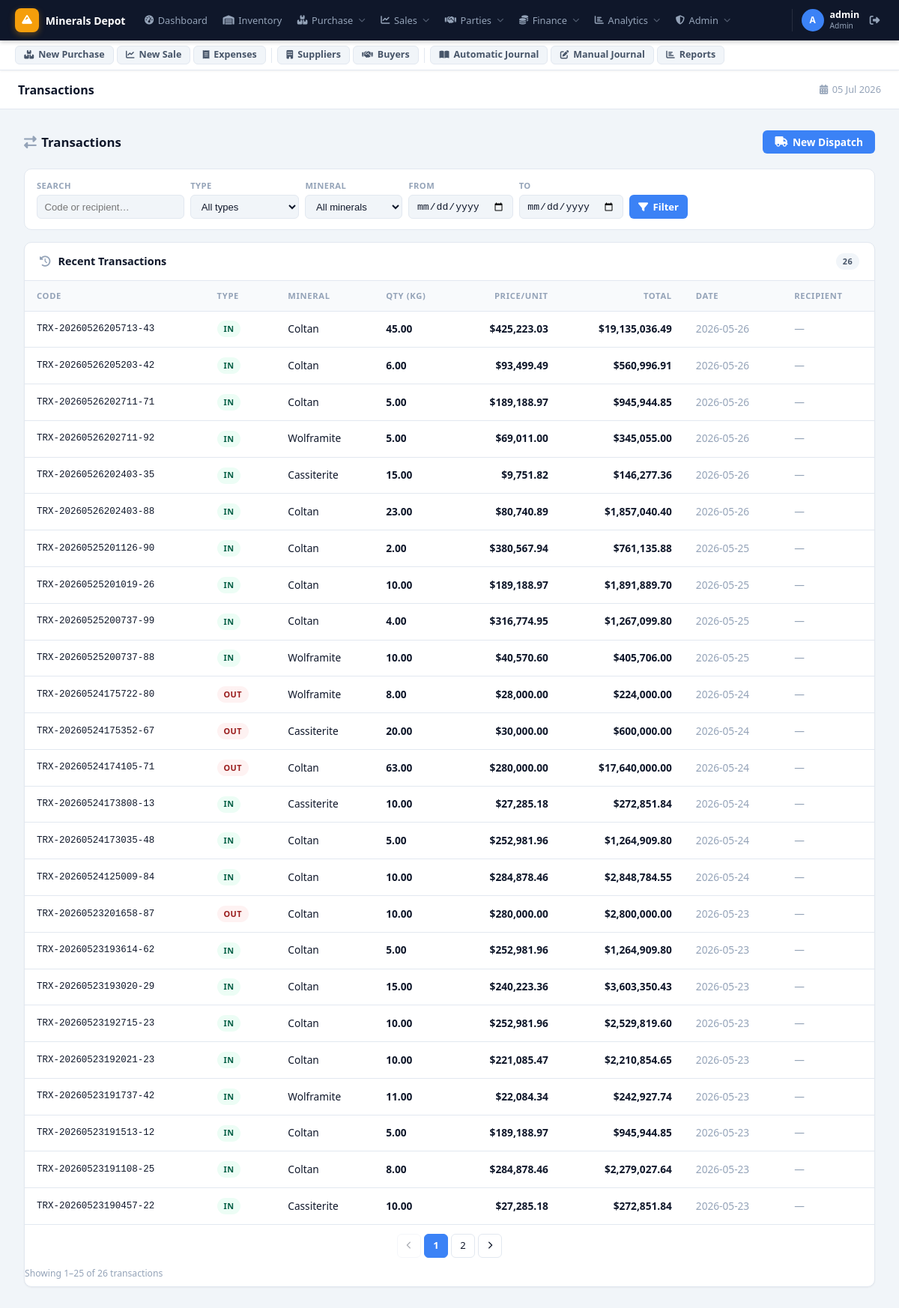
/transactions.php (signed in), run on an earlier commit of the app's database.
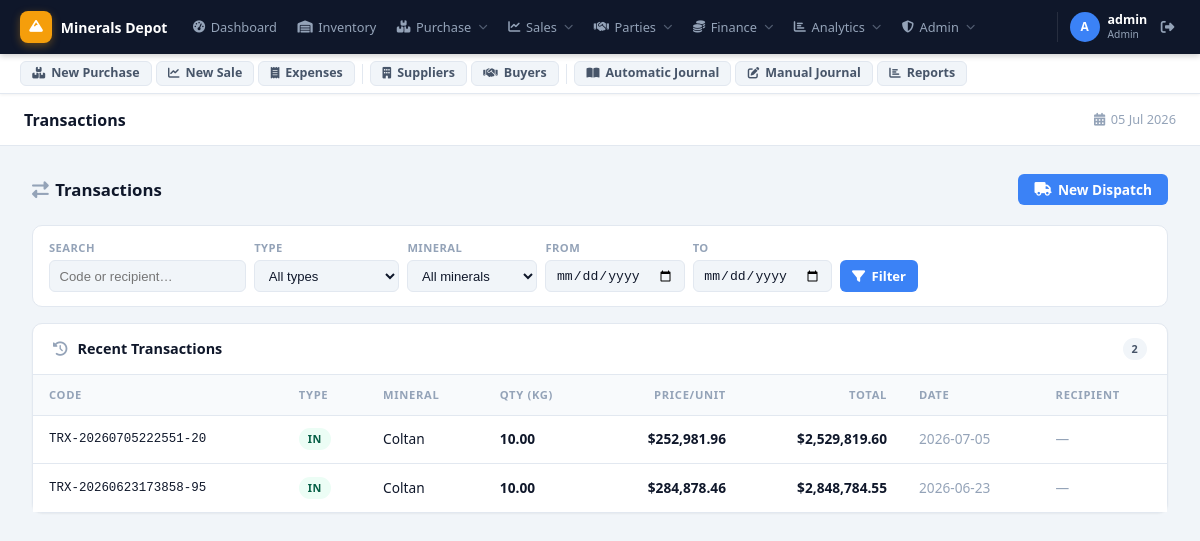
And on a later commit of the database.
### tables this page shows
CREATE TABLE `transactions` (
  `id` int(11) NOT NULL AUTO_INCREMENT,
  `transaction_code` varchar(50) NOT NULL,
  `transaction_type` enum('IN','OUT') NOT NULL,
  `batch_id` int(11) DEFAULT NULL,
  `mineral_type_id` int(11) DEFAULT NULL,
  `quantity` decimal(12,3) NOT NULL,
  `transaction_date` date NOT NULL,
  `price_per_unit` decimal(15,2) DEFAULT NULL,
  `total_amount` decimal(15,2) DEFAULT NULL,
  `reference_number` varchar(100) DEFAULT NULL,
  `recipient_company` varchar(200) DEFAULT NULL,
  `driver_name` varchar(100) DEFAULT NULL,
  `vehicle_number` varchar(50) DEFAULT NULL,
  `notes` text DEFAULT NULL,
  `created_by` int(11) DEFAULT NULL,
  `created_at` timestamp NOT NULL DEFAULT current_timestamp(),
  PRIMARY KEY (`id`),
  UNIQUE KEY `transaction_code` (`transaction_code`),
  KEY `batch_id` (`batch_id`),
  KEY `mineral_type_id` (`mineral_type_id`),
  KEY `created_by` (`created_by`),
  KEY `idx_tx_type_date` (`transaction_type`,`transaction_date`),
  CONSTRAINT `transactions_ibfk_1` FOREIGN KEY (`batch_id`) REFERENCES `batches` (`id`),
  CONSTRAINT `transactions_ibfk_2` FOREIGN KEY (`mineral_type_id`) REFERENCES `mineral_types` (`id`),
  CONSTRAINT `transactions_ibfk_3` FOREIGN KEY (`created_by`) REFERENCES `users` (`id`)
);

CREATE TABLE `mineral_types` (
  `id` int(11) NOT NULL AUTO_INCREMENT,
  `name` varchar(50) NOT NULL,
  `unit` varchar(20) DEFAULT 'kg',
  `description` text DEFAULT NULL,
  PRIMARY KEY (`id`),
  UNIQUE KEY `name` (`name`)
);

### transactions.php (the view, shortened to what the changed rows need)
<?php
require_once 'config/database.php';
$filters = [
    'search'          => trim($_GET['search']     ?? ''),
    'type'            => $_GET['type']            ?? '',
    'mineral_type_id' => $_GET['mineral_type_id'] ?? '',
    'date_from'       => $_GET['date_from']       ?? '',
    'date_to'         => $_GET['date_to']         ?? '',
];
$per_page = 25;
$page     = max(1, intval($_GET['page'] ?? 1));
$where = []; $params = [];
$where_sql = $where ? 'WHERE '.implode(' AND ', $where) : '';
$count_s = $pdo->prepare("SELECT COUNT(*) FROM transactions t $where_sql");
$count_s->execute($params);
$total       = (int)$count_s->fetchColumn();
$total_pages = max(1, (int)ceil($total / $per_page));
$page        = min($page, $total_pages);
$offset      = ($page - 1) * $per_page;
$stmt = $pdo->prepare("
    SELECT t.*, mt.name AS mineral_name
    FROM transactions t
    JOIN mineral_types mt ON t.mineral_type_id = mt.id
    $where_sql
    ORDER BY t.created_at DESC
    LIMIT $per_page OFFSET $offset
");
$stmt->execute($params);
$transactions = $stmt->fetchAll();
$has_filters = (bool)array_filter($filters);
include 'includes/header.php';
?>
<div class="page-header">
    <h2><i class="fas fa-right-left" style="margin-right:.4rem;color:var(--text-muted)"></i>Transactions</h2>
</div>
<div class="card">
    <div class="card-header">
        <span><i class="fas fa-clock-rotate-left" style="margin-right:.4rem;color:var(--text-muted)"></i>
            <?= $has_filters ? 'Filtered Transactions' : 'Recent Transactions' ?>
        </span>
        <span class="badge badge-secondary" id="txn-count"><?= $total ?></span>
    </div>
    <div style="overflow-x:auto">
        <table>
            <thead>
                <tr>
                    <th>Code</th><th>Type</th><th>Mineral</th>
                    <th>Qty (kg)</th>
                    <th style="text-align:right">Price/unit</th>
                    <th style="text-align:right">Total</th>
                    <th>Date</th><th>Recipient</th>
                </tr>
            </thead>
            <tbody id="txn-tbody">
                <?php foreach($transactions as $t): ?>
                <tr>
                    <td class="font-mono" style="font-size:.78rem"><?= htmlspecialchars($t['transaction_code']) ?></td>
                    <td>
                        <span class="badge <?= $t['transaction_type']==='IN'?'badge-success':'badge-danger' ?>">
                            <?= $t['transaction_type'] ?>
                        </span>
                    </td>
                    <td><?= htmlspecialchars($t['mineral_name']) ?></td>
                    <td class="fw-600"><?= number_format($t['quantity'],2) ?></td>
                    <td style="text-align:right" class="fw-600">
                        <?= $t['price_per_unit'] !== null ? '$'.number_format($t['price_per_unit'],2) : '<span class="text-muted">—</span>' ?>
                    </td>
                    <td style="text-align:right" class="fw-600">
                        <?= $t['total_amount'] !== null ? '$'.number_format($t['total_amount'],2) : '<span class="text-muted">—</span>' ?>
                    </td>
                    <td class="text-muted"><?= $t['transaction_date'] ?></td>
                    <td class="text-muted"><?= htmlspecialchars($t['recipient_company']??'—') ?></td>
                </tr>
                <?php endforeach; ?>
            </tbody>
        </table>
    </div>
    <?php if($total_pages > 1): ?>
    <?= paginate($page, $total_pages, $filters, 'transactions.php') ?>
    <p class="pagination-info" style="padding-bottom:.5rem">
        Showing <?= $offset + 1 ?>–<?= min($offset + $per_page, $total) ?> of <?= $total ?> transactions
    </p>
    <?php endif; ?>
</div>
<?php include 'includes/footer.php'; ?>

### config/database.php (shortened to what the changed rows need)
<?php
function paginate(int $page, int $total_pages, array $params, string $script): string {
    $url = function(int $p) use ($params, $script): string {
        $q = array_filter(array_merge($params, ['page' => $p]), fn($v) => $v !== '' && $v !== null);
        return $script . '?' . http_build_query($q);
    };
    $html = '<div class="pagination-wrap"><nav class="pagination">';
    $html .= '<a href="'.($page > 1 ? $url($page - 1) : '#').'" class="'.($page <= 1 ? 'pg-disabled' : '').'"><i class="fas fa-chevron-left" style="font-size:.65rem"></i></a>';
    $prev = null;
    for($i = 1; $i <= $total_pages; $i++){
        $html .= '<a href="'.$url($i).'" class="'.($i === $page ? 'pg-active' : '').'">'.$i.'</a>';
        $prev = $i;
    }
    $html .= '<a href="'.($page < $total_pages ? $url($page + 1) : '#').'" class="'.($page >= $total_pages ? 'pg-disabled' : '').'"><i class="fas fa-chevron-right" style="font-size:.65rem"></i></a>';
    $html .= '</nav></div>';
    return $html;
}
?>

What changed in the data, as far as the page shows it:
removed transactions: transaction_code "TRX-20260526205713-43", transaction_type "IN", mineral_type.name "Coltan", quantity "45.00", price_per_unit "425,223.03", total_amount "19,135,036.49", transaction_date "2026-05-26", recipient_company "—"
removed transactions: transaction_code "TRX-20260526205203-42", transaction_type "IN", mineral_type.name "Coltan", quantity "6.00", price_per_unit "93,499.49", total_amount "560,996.91", transaction_date "2026-05-26", recipient_company "—"
removed transactions: transaction_code "TRX-20260526202711-71", transaction_type "IN", mineral_type.name "Coltan", quantity "5.00", price_per_unit "189,188.97", total_amount "945,944.85", transaction_date "2026-05-26", recipient_company "—"
removed transactions: transaction_code "TRX-20260526202711-92", transaction_type "IN", mineral_type.name "Wolframite", quantity "5.00", price_per_unit "69,011.00", total_amount "345,055.00", transaction_date "2026-05-26", recipient_company "—"
removed transactions: transaction_code "TRX-20260526202403-35", transaction_type "IN", mineral_type.name "Cassiterite", quantity "15.00", price_per_unit "9,751.82", total_amount "146,277.36", transaction_date "2026-05-26", recipient_company "—"
removed transactions: transaction_code "TRX-20260526202403-88", transaction_type "IN", mineral_type.name "Coltan", quantity "23.00", price_per_unit "80,740.89", total_amount "1,857,040.40", transaction_date "2026-05-26", recipient_company "—"
removed transactions: transaction_code "TRX-20260525201126-90", transaction_type "IN", mineral_type.name "Coltan", quantity "2.00", price_per_unit "380,567.94", total_amount "761,135.88", transaction_date "2026-05-25", recipient_company "—"
removed transactions: transaction_code "TRX-20260525201019-26", transaction_type "IN", mineral_type.name "Coltan", quantity "10.00", price_per_unit "189,188.97", total_amount "1,891,889.70", transaction_date "2026-05-25", recipient_company "—"
removed transactions: transaction_code "TRX-20260525200737-99", transaction_type "IN", mineral_type.name "Coltan", quantity "4.00", price_per_unit "316,774.95", total_amount "1,267,099.80", transaction_date "2026-05-25", recipient_company "—"
removed transactions: transaction_code "TRX-20260525200737-88", transaction_type "IN", mineral_type.name "Wolframite", quantity "10.00", price_per_unit "40,570.60", total_amount "405,706.00", transaction_date "2026-05-25", recipient_company "—"
removed transactions: transaction_code "TRX-20260524175722-80", transaction_type "OUT", mineral_type.name "Wolframite", quantity "8.00", price_per_unit "28,000.00", total_amount "224,000.00", transaction_date "2026-05-24", recipient_company "—"
removed transactions: transaction_code "TRX-20260524175352-67", transaction_type "OUT", mineral_type.name "Cassiterite", quantity "20.00", price_per_unit "30,000.00", total_amount "600,000.00", transaction_date "2026-05-24", recipient_company "—"
removed transactions: transaction_code "TRX-20260524174105-71", transaction_type "OUT", mineral_type.name "Coltan", quantity "63.00", price_per_unit "280,000.00", total_amount "17,640,000.00", transaction_date "2026-05-24", recipient_company "—"
removed transactions: transaction_code "TRX-20260524173808-13", transaction_type "IN", mineral_type.name "Cassiterite", quantity "10.00", price_per_unit "27,285.18", total_amount "272,851.84", transaction_date "2026-05-24", recipient_company "—"
removed transactions: transaction_code "TRX-20260524173035-48", transaction_type "IN", mineral_type.name "Coltan", quantity "5.00", price_per_unit "252,981.96", total_amount "1,264,909.80", transaction_date "2026-05-24", recipient_company "—"
removed transactions: transaction_code "TRX-20260524125009-84", transaction_type "IN", mineral_type.name "Coltan", quantity "10.00", price_per_unit "284,878.46", total_amount "2,848,784.55", transaction_date "2026-05-24", recipient_company "—"
removed transactions: transaction_code "TRX-20260523201658-87", transaction_type "OUT", mineral_type.name "Coltan", quantity "10.00", price_per_unit "280,000.00", total_amount "2,800,000.00", transaction_date "2026-05-23", recipient_company "—"
removed transactions: transaction_code "TRX-20260523193614-62", transaction_type "IN", mineral_type.name "Coltan", quantity "5.00", price_per_unit "252,981.96", total_amount "1,264,909.80", transaction_date "2026-05-23", recipient_company "—"
removed transactions: transaction_code "TRX-20260523193020-29", transaction_type "IN", mineral_type.name "Coltan", quantity "15.00", price_per_unit "240,223.36", total_amount "3,603,350.43", transaction_date "2026-05-23", recipient_company "—"
removed transactions: transaction_code "TRX-20260523192715-23", transaction_type "IN", mineral_type.name "Coltan", quantity "10.00", price_per_unit "252,981.96", total_amount "2,529,819.60", transaction_date "2026-05-23", recipient_company "—"
removed transactions: transaction_code "TRX-20260523192021-23", transaction_type "IN", mineral_type.name "Coltan", quantity "10.00", price_per_unit "221,085.47", total_amount "2,210,854.65", transaction_date "2026-05-23", recipient_company "—"
removed transactions: transaction_code "TRX-20260523191737-42", transaction_type "IN", mineral_type.name "Wolframite", quantity "11.00", price_per_unit "22,084.34", total_amount "242,927.74", transaction_date "2026-05-23", recipient_company "—"
removed transactions: transaction_code "TRX-20260523191513-12", transaction_type "IN", mineral_type.name "Coltan", quantity "5.00", price_per_unit "189,188.97", total_amount "945,944.85", transaction_date "2026-05-23", recipient_company "—"
removed transactions: transaction_code "TRX-20260523191108-25", transaction_type "IN", mineral_type.name "Coltan", quantity "8.00", price_per_unit "284,878.46", total_amount "2,279,027.64", transaction_date "2026-05-23", recipient_company "—"
changed transactions: transaction_code "TRX-20260523190457-22" → "TRX-20260705222551-20"; mineral_type.name "Cassiterite" → "Coltan"; price_per_unit "27,285.18" → "252,981.96"; total_amount "272,851.84" → "2,529,819.60"; transaction_date "2026-05-23" → "2026-07-05"
now on this page (row edited): transactions: transaction_code "TRX-20260623173858-95", transaction_type "IN", mineral_type.name "Coltan", quantity "10.00", price_per_unit "284,878.46", total_amount "2,848,784.55", transaction_date "2026-06-23", recipient_company "—"
Also different on the page:
$total: "26" → "2"
$offset + 1: "1" → (not shown)
min($offset + $per_page, $total): "25" → (not shown)
$total: "26" → (not shown)
list line gone: "1"
list line gone: "2"
text no longer shown: "Showing – of transactions"
